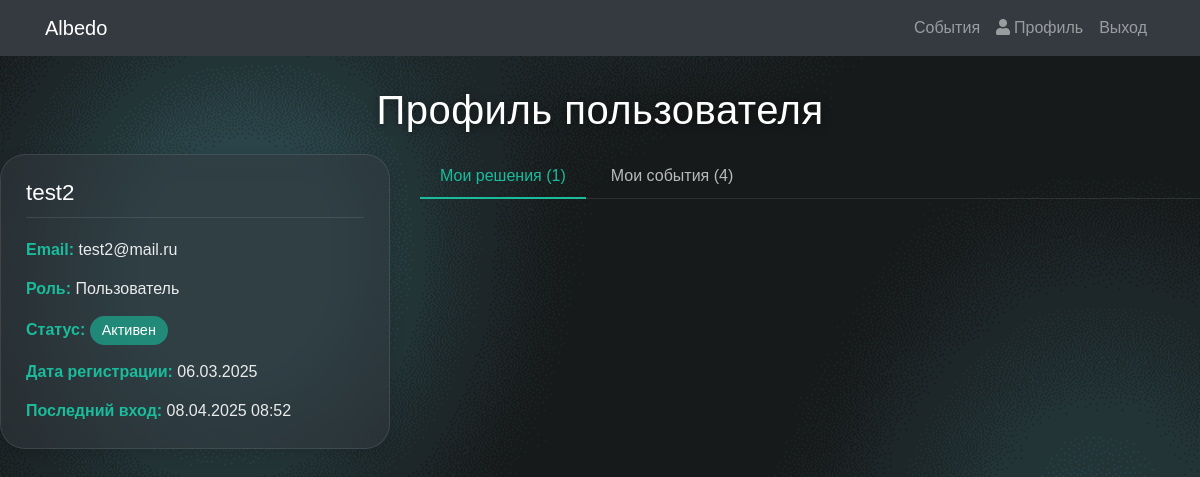
The app's page /profile/ (signed in) with its own data.
### albedo/models.py (models this page shows, shortened)
class User(AbstractUser):
    ROLE_CHOICES = (
        ('user', 'Пользователь'),
        ('admin', 'Администратор'),
    )
    email = models.EmailField(unique=True)
    role = models.CharField(max_length=5, choices=ROLE_CHOICES, default='user')
    active = models.BooleanField(default=True)
    USERNAME_FIELD = 'username'
    REQUIRED_FIELDS = ['email']
    def get_role_display(self):
        return dict(self.ROLE_CHOICES).get(self.role, 'Неизвестно')

### albedo/views.py (the view)
# urls.py: path('profile/', views.profile, name='profile'),  # Новый URL для профиля
@login_required
def profile(request):
    user_solutions = Solution.objects.filter(user=request.user).order_by('-created_at')
    user_events = Event.objects.filter(user=request.user).order_by('-created_at')
    context = {
        'user': request.user,
        'solutions': user_solutions,
        'events': user_events
    }
    return render(request, 'albedo/profile.html', context)

### albedo/templates/albedo/profile.html (shortened to what this page needs)
{% extends 'albedo/base.html' %}
{% load static %}
{% block content %}
<div style="padding-top: 30px;">
    <h1 style="text-align: center; color: white; font-size: 2.5rem; margin-bottom: 20px; text-shadow: 0 2px 10px rgba(0,0,0,0.5); font-weight: 300; letter-spacing: 0.5px;">Профиль пользователя</h1>
</div>
<div style="display: flex; max-width: 1200px; margin: 0 auto; gap: 30px; flex-wrap: wrap;">
    <div style="flex: 1; min-width: 300px;">
        <div style="background-color: rgba(52, 58, 64, 0.5); border-radius: 25px; padding: 25px; backdrop-filter: blur(12px); border: 1px solid rgba(255,255,255,0.1); box-shadow: 0 5px 15px rgba(0,0,0,0.15);">
            <h4 style="color: white; margin-top: 0; margin-bottom: 20px; font-size: 1.4rem; border-bottom: 1px solid rgba(255,255,255,0.1); padding-bottom: 10px;">{{ user.username }}</h4>
            <p style="color: rgba(255,255,255,0.9); margin-bottom: 15px;"><strong style="color: #1ABC9C;">Email:</strong> {{ user.email }}</p>
            <p style="color: rgba(255,255,255,0.9); margin-bottom: 15px;"><strong style="color: #1ABC9C;">Роль:</strong> {{ user.get_role_display }}</p>
            <p style="color: rgba(255,255,255,0.9); margin-bottom: 15px;">
                <strong style="color: #1ABC9C;">Статус:</strong>
                <span style="display: inline-block; padding: 4px 12px; border-radius: 20px; font-size: 0.9rem; background-color: {% if user.active %}rgba(26, 188, 156, 0.6){% else %}rgba(231, 76, 60, 0.6){% endif %}; color: white; font-weight: 500;">
                    {% if user.active %}Активен{% else %}Заблокирован{% endif %}
                </span>
            </p>
            <p style="color: rgba(255,255,255,0.9); margin-bottom: 15px;"><strong style="color: #1ABC9C;">Дата регистрации:</strong> {{ user.date_joined|date:"d.m.Y" }}</p>
            <p style="color: rgba(255,255,255,0.9); margin-bottom: 0;"><strong style="color: #1ABC9C;">Последний вход:</strong> {{ user.last_login|date:"d.m.Y H:i"|default:"Нет данных" }}</p>
        </div>
    </div>
    <div style="flex: 2; min-width: 300px;">
        <div style="display: flex; border-bottom: 1px solid rgba(255,255,255,0.1); margin-bottom: 20px;">
            <button id="solutions-tab" class="profile-tab active" onclick="switchTab('solutions')">Мои решения ({{ solutions.count }})</button>
            <button id="events-tab" class="profile-tab" onclick="switchTab('events')">Мои события ({{ events.count }})</button>
        </div>
    </div>
</div>
{% endblock %}

### albedo/static/styles.css (style rules this page uses)
:root { --bg-color: #f8f9fa; --text-color: #212529; --card-bg: #ffffff; --header-bg: #343a40; --header-text: white; --border-color: rgba(0,0,0,0.125); --input-bg: #ffffff; --input-text: #495057; --accent-color: #007bff; --alert-success-bg: #d4edda; --alert-success-text: #155724; --alert-success-border: #c3e6cb; --alert-error-bg: #f8d7da; --alert-error-text: #721c24; --alert-error-border: #f5c6cb; --alert-info-bg: #d1ecf1; --alert-info-text: #0c5460; --alert-info-border: #bee5eb; }
body { font-family: Arial, sans-serif; background-color: var(--bg-color); color: var(--text-color); margin: 0; padding: 0; transition: background-color 0.1s ease, color 0.1s ease; }
* { transition: background-color 0.1s ease, color 0.05s ease, border-color 0.1s ease, box-shadow 0.1s ease; }

### records on screen
User: username "test2", email "test2@mail.ru", role "Пользователь", date_joined "06.03.2025", last_login "08.04.2025 08:52"

### other values on screen
{{ solutions.count }} "1"
{{ events.count }} "4"
